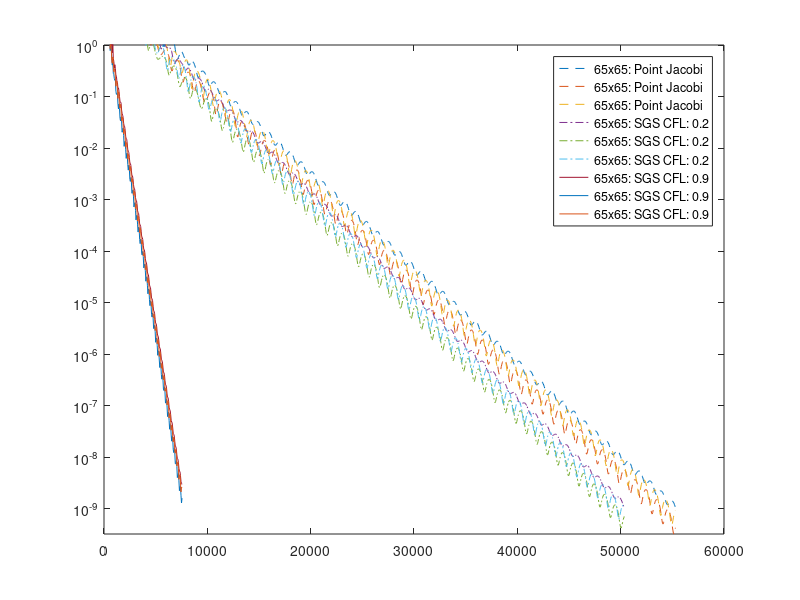

Source code (MATLAB):
clear;clc;
close all;

% For plotting residuals of SGS and PJ and comparing
data1=load('65x65_MMS_PJ_CFL_02_Rkap_01_C4_0001_Re100@55324.mat');
data2=load('65x65_MMS_SGS_CFL_02_Rkap_01_C4_0001_Re100@50378.mat');
data3=load('65x65_MMS_SGS_CFL_09_Rkap_01_C4_0001_Re100@7594.mat');


    figure()
    plot(data1.nvec,data1.resvec,"--")
    hold on
    plot(data2.nvec,data2.resvec,"-.")
    plot(data3.nvec,data3.resvec)
    ylim([0,1])
    legend('65x65: Point Jacobi','65x65: Point Jacobi','65x65: Point Jacobi'...
        ,'65x65: SGS CFL: 0.2','65x65: SGS CFL: 0.2','65x65: SGS CFL: 0.2'...
        ,'65x65: SGS CFL: 0.9','65x65: SGS CFL: 0.9','65x65: SGS CFL: 0.9')
    set(gca, 'YScale', 'log')